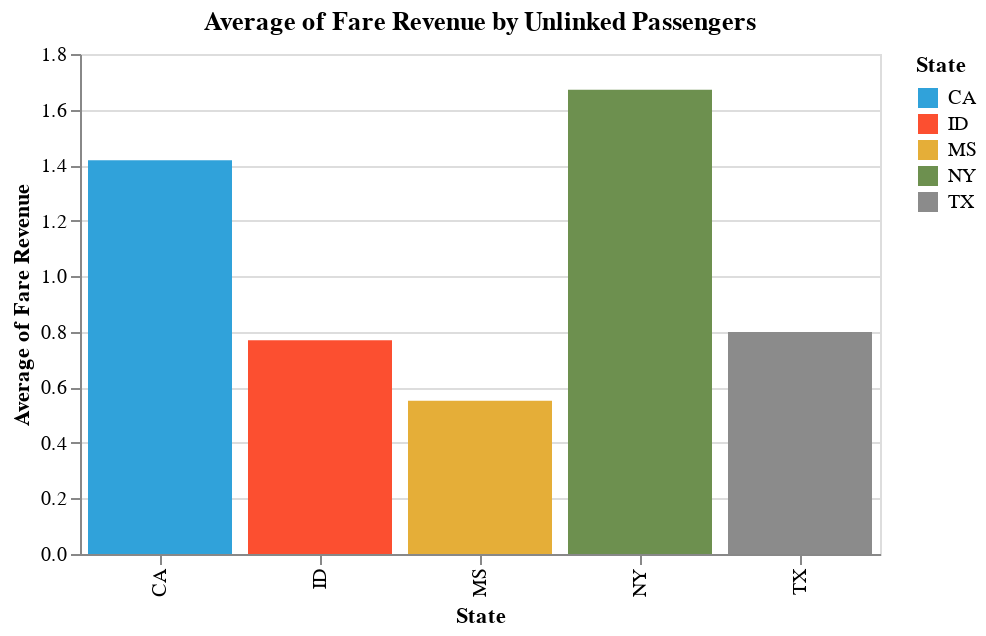

The notebook cell saved with this chart:
### Code cell
alt.Chart(final_unlinked).mark_bar().encode(
    alt.X('State'),
    alt.Y('Weighted_Avg', title = "Average of Fare Revenue"),
    color =alt.Color('State', scale=alt.Scale(
                                  range=altair_utils.FIVETHIRTYEIGHT_CATEGORY_COLORS)),
    tooltip = [alt.Tooltip('State'),
               alt.Tooltip('Weighted_Avg')
              ]
).interactive().properties(
    width=400,
    height=250,
    title = 'Average of Fare Revenue by Unlinked Passengers'
)

### Figure 1 — Vega-Lite specification as saved in the notebook (floating-point values rounded to 4 significant figures)
{"usermeta": {"embedOptions": {"theme": "fivethirtyeight"}}, "config": {"view": {"continuousWidth": 400, "continuousHeight": 300}}, "data": {"name": "data-d5ababf77faddae4252be36caf74a251"}, "mark": "bar", "encoding": {"color": {"type": "nominal", "field": "State", "scale": {"range": ["#30a2da", "#fc4f30", "#e5ae38", "#6d904f", "#8b8b8b", "#b96db8", "#ff9e27", "#56cc60", "#52d2ca", "#52689e", "#545454", "#9fe4f8"]}}, "tooltip": [{"type": "nominal", "field": "State"}, {"type": "quantitative", "field": "Weighted_Avg"}], "x": {"type": "nominal", "field": "State"}, "y": {"type": "quantitative", "field": "Weighted_Avg", "title": "Average of Fare Revenue"}}, "height": 250, "selection": {"selector016": {"type": "interval", "bind": "scales", "encodings": ["x", "y"]}}, "title": "Average of Fare Revenue by Unlinked Passengers", "width": 400, "$schema": "https://vega.github.io/schema/vega-lite/v4.8.1.json", "datasets": {"data-d5ababf77faddae4252be36caf74a251": [{"State": "CA", "Unlinked_Passenger_Trips": 1267399653, "Weight": 1796118580, "Weighted_Avg": 1.417}, {"State": "ID", "Unlinked_Passenger_Trips": 3416334, "Weight": 2628578, "Weighted_Avg": 0.7694}, {"State": "MS", "Unlinked_Passenger_Trips": 4433452, "Weight": 2447800, "Weighted_Avg": 0.5521}, {"State": "NY", "Unlinked_Passenger_Trips": 3970913654, "Weight": 6635720326, "Weighted_Avg": 1.671}, {"State": "TX", "Unlinked_Passenger_Trips": 283494332, "Weight": 226536481, "Weighted_Avg": 0.7991}]}}
